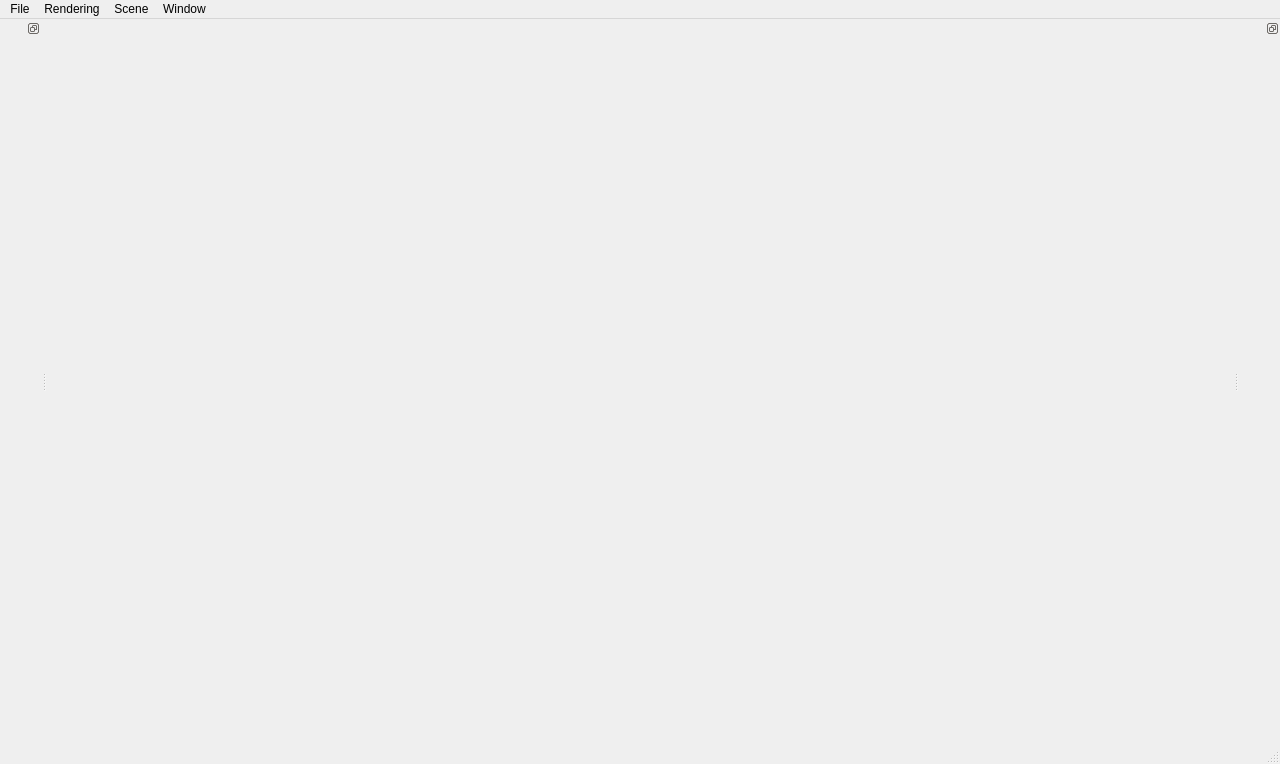
<?xml version="1.0" encoding="UTF-8"?>
<ui version="4.0">
 <class>ViewerWindow</class>
 <widget class="QMainWindow" name="ViewerWindow">
  <property name="geometry">
   <rect>
    <x>0</x>
    <y>0</y>
    <width>1280</width>
    <height>764</height>
   </rect>
  </property>
  <property name="minimumSize">
   <size>
    <width>0</width>
    <height>0</height>
   </size>
  </property>
  <property name="windowTitle">
   <string>Viewer</string>
  </property>
  <widget class="QWidget" name="centralwidget">
   <layout class="QVBoxLayout" name="verticalLayout"/>
  </widget>
  <widget class="QStatusBar" name="statusBar"/>
  <widget class="QMenuBar" name="menuBar">
   <property name="geometry">
    <rect>
     <x>0</x>
     <y>0</y>
     <width>1280</width>
     <height>22</height>
    </rect>
   </property>
   <widget class="QMenu" name="menu_Window">
    <property name="title">
     <string>File</string>
    </property>
    <addaction name="separator"/>
    <addaction name="separator"/>
    <addaction name="actionQuit"/>
   </widget>
   <widget class="QMenu" name="menuRendering">
    <property name="title">
     <string>Rendering</string>
    </property>
    <addaction name="actionShowFPS"/>
    <addaction name="actionShowAxis"/>
   </widget>
   <widget class="QMenu" name="menuScene">
    <property name="title">
     <string>Scene</string>
    </property>
    <addaction name="actionFitScene"/>
   </widget>
   <widget class="QMenu" name="menuView">
    <property name="title">
     <string>Window</string>
    </property>
    <addaction name="actionFullScreen"/>
    <addaction name="separator"/>
    <addaction name="actionLeftDock"/>
    <addaction name="actionRightDock"/>
   </widget>
   <addaction name="menu_Window"/>
   <addaction name="menuRendering"/>
   <addaction name="menuScene"/>
   <addaction name="menuView"/>
  </widget>
  <widget class="QDockWidget" name="leftDockWidget">
   <property name="minimumSize">
    <size>
     <width>41</width>
     <height>45</height>
    </size>
   </property>
   <property name="floating">
    <bool>false</bool>
   </property>
   <property name="features">
    <set>QDockWidget::DockWidgetFloatable|QDockWidget::DockWidgetMovable</set>
   </property>
   <property name="allowedAreas">
    <set>Qt::LeftDockWidgetArea|Qt::RightDockWidgetArea</set>
   </property>
   <attribute name="dockWidgetArea">
    <number>1</number>
   </attribute>
   <widget class="QWidget" name="leftDockWidgetContents">
    <layout class="QVBoxLayout" name="verticalLayout_2">
     <item>
      <layout class="QVBoxLayout" name="leftDockVerticalLayout"/>
     </item>
     <item>
      <spacer name="leftDockVerticalSpacer">
       <property name="orientation">
        <enum>Qt::Vertical</enum>
       </property>
       <property name="sizeHint" stdset="0">
        <size>
         <width>20</width>
         <height>40</height>
        </size>
       </property>
      </spacer>
     </item>
    </layout>
   </widget>
  </widget>
  <widget class="QDockWidget" name="rightDockWidget">
   <property name="minimumSize">
    <size>
     <width>41</width>
     <height>45</height>
    </size>
   </property>
   <property name="features">
    <set>QDockWidget::DockWidgetFloatable|QDockWidget::DockWidgetMovable</set>
   </property>
   <property name="allowedAreas">
    <set>Qt::LeftDockWidgetArea|Qt::RightDockWidgetArea</set>
   </property>
   <attribute name="dockWidgetArea">
    <number>2</number>
   </attribute>
   <widget class="QWidget" name="rightDockWidgetContents">
    <layout class="QVBoxLayout" name="verticalLayout_5" stretch="0,0">
     <item>
      <layout class="QVBoxLayout" name="rightDockVerticalLayout"/>
     </item>
     <item>
      <spacer name="rightDockVerticalSpacer">
       <property name="orientation">
        <enum>Qt::Vertical</enum>
       </property>
       <property name="sizeHint" stdset="0">
        <size>
         <width>20</width>
         <height>40</height>
        </size>
       </property>
      </spacer>
     </item>
    </layout>
   </widget>
  </widget>
  <action name="actionQuit">
   <property name="text">
    <string>&amp;Quit</string>
   </property>
   <property name="toolTip">
    <string>Quit application</string>
   </property>
   <property name="shortcut">
    <string>Ctrl+Q</string>
   </property>
  </action>
  <action name="actionFullScreen">
   <property name="checkable">
    <bool>true</bool>
   </property>
   <property name="text">
    <string>&amp;Fullscreen</string>
   </property>
   <property name="toolTip">
    <string>Show/hide fullscreen window</string>
   </property>
   <property name="shortcut">
    <string>Ctrl+F</string>
   </property>
  </action>
  <action name="actionShowFPS">
   <property name="checkable">
    <bool>true</bool>
   </property>
   <property name="text">
    <string>&amp;FPS</string>
   </property>
   <property name="toolTip">
    <string>Show/hide FPS</string>
   </property>
   <property name="shortcut">
    <string>F</string>
   </property>
  </action>
  <action name="actionShowAxis">
   <property name="checkable">
    <bool>true</bool>
   </property>
   <property name="text">
    <string>&amp;Axis</string>
   </property>
   <property name="toolTip">
    <string>Show/hide axis</string>
   </property>
   <property name="shortcut">
    <string>A</string>
   </property>
  </action>
  <action name="actionFitScene">
   <property name="text">
    <string>Fit scene</string>
   </property>
   <property name="toolTip">
    <string>Fit scene in order to show all drawable objects</string>
   </property>
   <property name="shortcut">
    <string>R</string>
   </property>
  </action>
  <action name="actionLeftDock">
   <property name="checkable">
    <bool>true</bool>
   </property>
   <property name="text">
    <string>Left dock</string>
   </property>
   <property name="toolTip">
    <string>Show/hide left dock</string>
   </property>
   <property name="shortcut">
    <string>Ctrl+L</string>
   </property>
  </action>
  <action name="actionRightDock">
   <property name="checkable">
    <bool>true</bool>
   </property>
   <property name="text">
    <string>Right dock</string>
   </property>
   <property name="toolTip">
    <string>Show/hide right dock</string>
   </property>
   <property name="shortcut">
    <string>Ctrl+R</string>
   </property>
  </action>
 </widget>
 <resources/>
 <connections/>
</ui>
